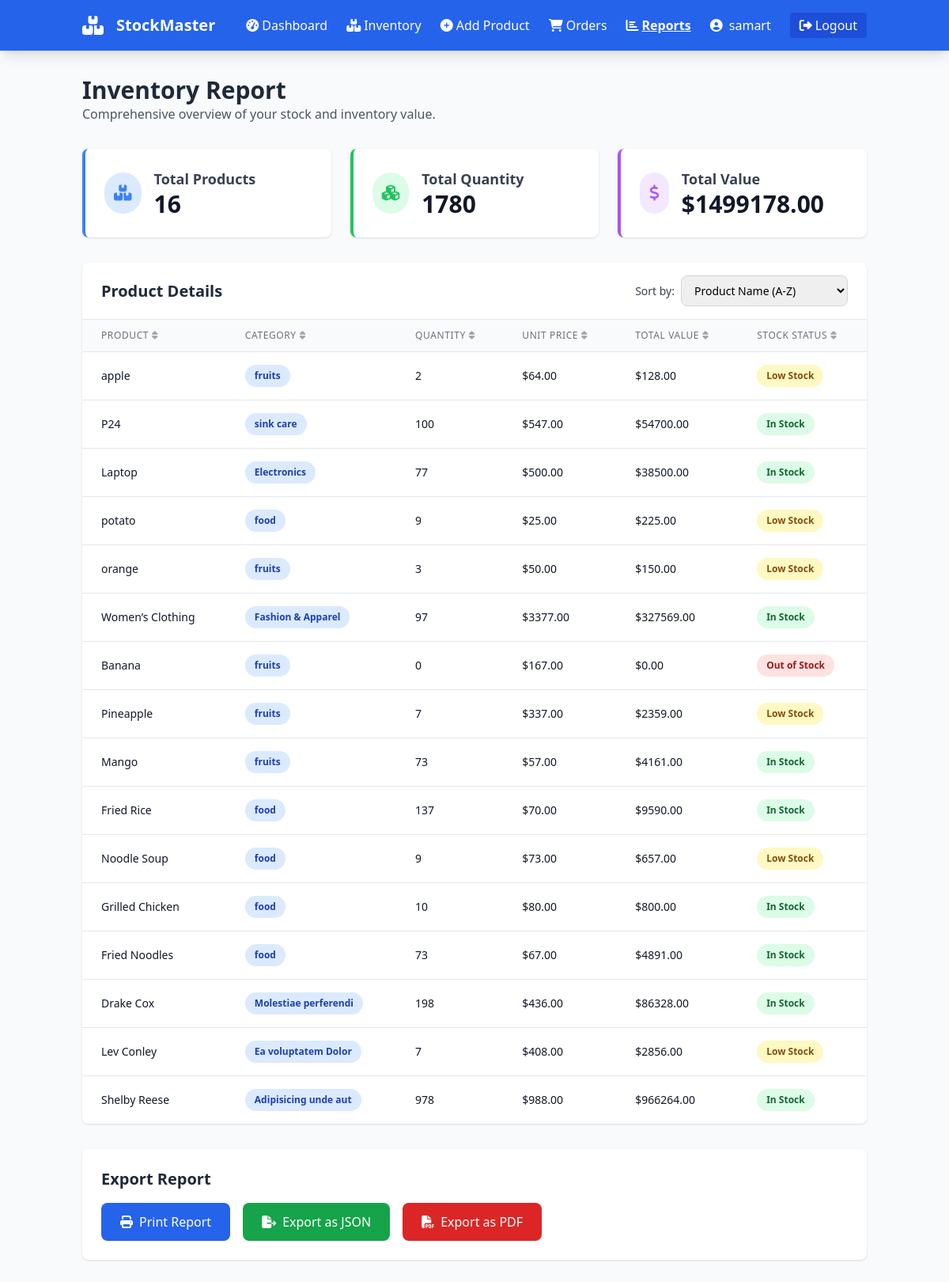
The page /report (signed in) on the database as committed earlier.
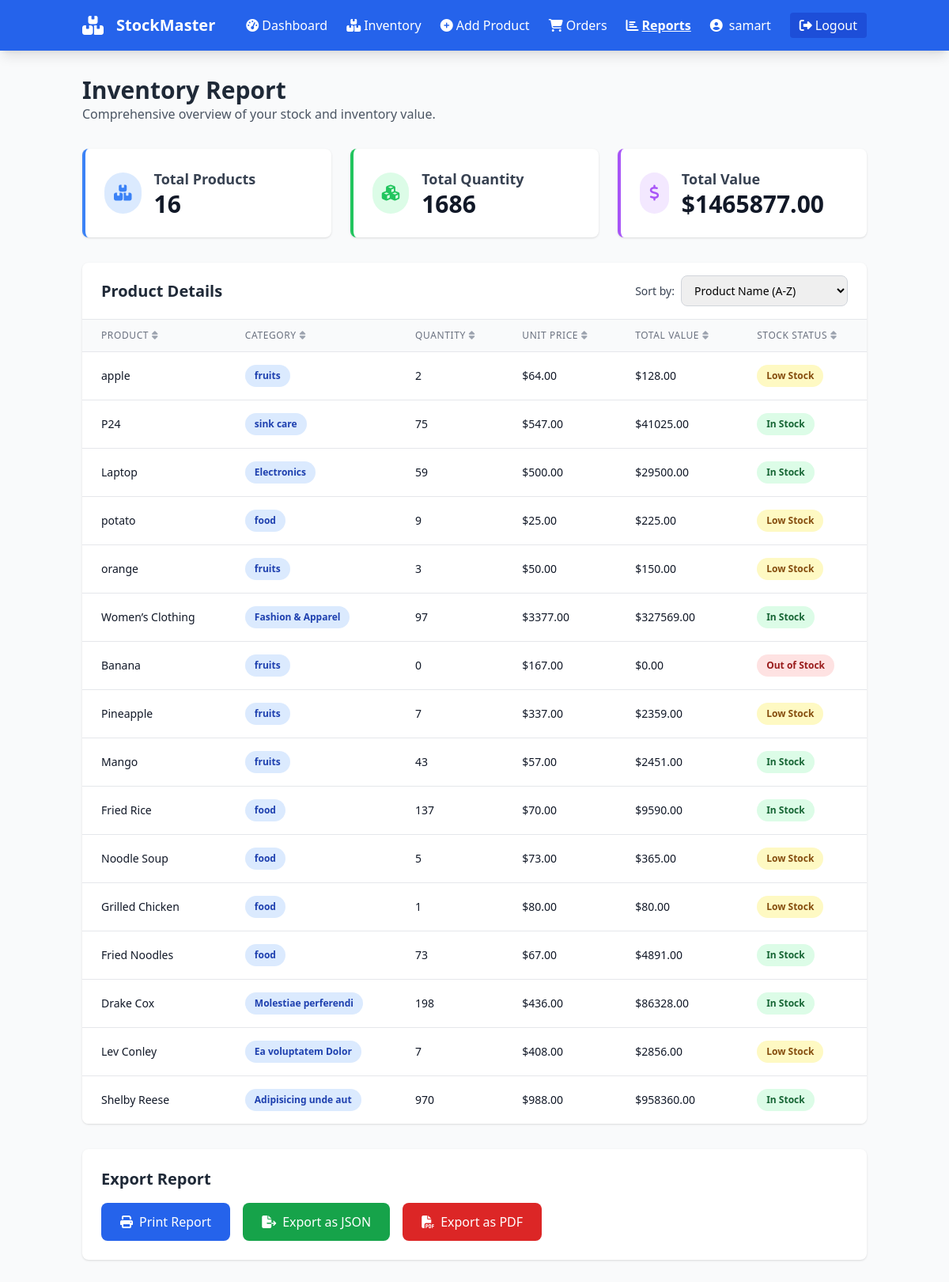
The same page on the database as committed later.
### models.py (models this page shows, shortened)
class Product(db.Model):
    id = db.Column(db.Integer, primary_key=True)
    name = db.Column(db.String(100), nullable=False)
    category = db.Column(db.String(50))
    quantity = db.Column(db.Integer, nullable=False)
    price = db.Column(db.Float, nullable=False)
    supplier = db.Column(db.String(100))
    description = db.Column(db.Text)
    created_at = db.Column(db.DateTime, default=datetime.utcnow)
    updated_at = db.Column(db.DateTime, default=datetime.utcnow, onupdate=datetime.utcnow)
    user_id = db.Column(db.Integer, db.ForeignKey('user.id'), nullable=False)

### app.py (the view)
@app.route('/report')
@login_required
def report():
    products = Product.query.filter_by(user_id=current_user.id).all()
    total_quantity = sum(product.quantity for product in products)
    total_value = sum(product.quantity * product.price for product in products)
    categories = {}
    for product in products:
        if product.category not in categories:
            categories[product.category] = {'count': 0, 'quantity': 0, 'value': 0}
        categories[product.category]['count'] += 1
        categories[product.category]['quantity'] += product.quantity
        categories[product.category]['value'] += product.quantity * product.price
    return render_template('report.html',
                         products=products,
                         total_quantity=total_quantity,
                         total_value=total_value,
                         categories=categories)

### app.py (called while the page is built)
@login_manager.user_loader
def load_user(user_id):
    return User.query.get(int(user_id))

### templates/report.html (shortened to what the changed rows need)
{% extends "base.html" %}
{% block content %}
<div class="mb-8">
    <h1 class="text-3xl font-bold text-gray-800">Inventory Report</h1>
</div>
<div class="grid grid-cols-1 md:grid-cols-3 gap-6 mb-8">
    <div class="bg-white rounded-lg shadow p-6 border-l-4 border-green-500">
        <div class="flex items-center">
            <div>
                <h3 class="text-lg font-semibold text-gray-700">Total Quantity</h3>
                <p class="text-3xl font-bold text-gray-900">{{ total_quantity }}</p>
            </div>
        </div>
    </div>
    <div class="bg-white rounded-lg shadow p-6 border-l-4 border-purple-500">
        <div class="flex items-center">
            <div>
                <h3 class="text-lg font-semibold text-gray-700">Total Value</h3>
                <p class="text-3xl font-bold text-gray-900">${{ "%.2f"|format(total_value) }}</p>
            </div>
        </div>
    </div>
</div>
<div class="bg-white rounded-lg shadow overflow-hidden mb-8">
    <div class="px-6 py-4 border-b border-gray-200 flex justify-between items-center">
        <h2 class="text-xl font-semibold text-gray-800">Product Details</h2>
    </div>
    <div class="overflow-x-auto">
        <table class="min-w-full divide-y divide-gray-200">
            <thead class="bg-gray-50">
                <tr>
                    <th scope="col" class="px-6 py-3 text-left text-xs font-medium text-gray-500 uppercase tracking-wider cursor-pointer hover:bg-gray-100 sort-header" data-sort="name">
                        <div class="flex items-center">
                            <span>Product</span>
                            <i class="fas fa-sort ml-1 text-gray-400"></i>
                        </div>
                    </th>
                    <th scope="col" class="px-6 py-3 text-left text-xs font-medium text-gray-500 uppercase tracking-wider cursor-pointer hover:bg-gray-100 sort-header" data-sort="category">
                        <div class="flex items-center">
                            <span>Category</span>
                            <i class="fas fa-sort ml-1 text-gray-400"></i>
                        </div>
                    </th>
                    <th scope="col" class="px-6 py-3 text-left text-xs font-medium text-gray-500 uppercase tracking-wider cursor-pointer hover:bg-gray-100 sort-header" data-sort="quantity">
                        <div class="flex items-center">
                            <span>Quantity</span>
                            <i class="fas fa-sort ml-1 text-gray-400"></i>
                        </div>
                    </th>
                    <th scope="col" class="px-6 py-3 text-left text-xs font-medium text-gray-500 uppercase tracking-wider cursor-pointer hover:bg-gray-100 sort-header" data-sort="price">
                        <div class="flex items-center">
                            <span>Unit Price</span>
                            <i class="fas fa-sort ml-1 text-gray-400"></i>
                        </div>
                    </th>
                    <th scope="col" class="px-6 py-3 text-left text-xs font-medium text-gray-500 uppercase tracking-wider cursor-pointer hover:bg-gray-100 sort-header" data-sort="value">
                        <div class="flex items-center">
                            <span>Total Value</span>
                            <i class="fas fa-sort ml-1 text-gray-400"></i>
                        </div>
                    </th>
                    <th scope="col" class="px-6 py-3 text-left text-xs font-medium text-gray-500 uppercase tracking-wider cursor-pointer hover:bg-gray-100 sort-header" data-sort="status">
                        <div class="flex items-center">
                            <span>Stock Status</span>
                            <i class="fas fa-sort ml-1 text-gray-400"></i>
                        </div>
                    </th>
                </tr>
            </thead>
            <tbody id="report-table-body" class="bg-white divide-y divide-gray-200">
                {% for product in products %}
                <tr class="hover:bg-gray-50 transition duration-300 report-row"
                    data-name="{{ product.name|lower }}"
                    data-category="{{ product.category|lower }}"
                    data-quantity="{{ product.quantity }}"
                    data-price="{{ product.price }}"
                    data-value="{{ product.quantity * product.price }}"
                    data-status="{{ 'out' if product.quantity == 0 else 'low' if product.quantity < 10 else 'in' }}">
                    <td class="px-6 py-4 whitespace-nowrap">
                        <div class="text-sm font-medium text-gray-900">{{ product.name }}</div>
                    </td>
                    <td class="px-6 py-4 whitespace-nowrap">
                        <span class="px-3 py-1 inline-flex text-xs leading-5 font-semibold rounded-full bg-blue-100 text-blue-800">
                            {{ product.category }}
                        </span>
                    </td>
                    <td class="px-6 py-4 whitespace-nowrap text-sm text-gray-900">{{ product.quantity }}</td>
                    <td class="px-6 py-4 whitespace-nowrap text-sm text-gray-900">${{ "%.2f"|format(product.price) }}</td>
                    <td class="px-6 py-4 whitespace-nowrap text-sm font-medium text-gray-900">${{ "%.2f"|format(product.quantity * product.price) }}</td>
                    <td class="px-6 py-4 whitespace-nowrap">
                        {% if product.quantity == 0 %}
                        <span class="px-3 py-1 inline-flex text-xs leading-5 font-semibold rounded-full bg-red-100 text-red-800">
                            Out of Stock
                        </span>
                        {% elif product.quantity < 10 %}
                        <span class="px-3 py-1 inline-flex text-xs leading-5 font-semibold rounded-full bg-yellow-100 text-yellow-800">
                            Low Stock
                        </span>
                        {% else %}
                        <span class="px-3 py-1 inline-flex text-xs leading-5 font-semibold rounded-full bg-green-100 text-green-800">
                            In Stock
                        </span>
                        {% endif %}
                    </td>
                </tr>
                {% endfor %}
            </tbody>
        </table>
    </div>
</div>
<div class="bg-white rounded-lg shadow p-6">
    <h2 class="text-xl font-semibold text-gray-800 mb-4">Export Report</h2>
</div>
{% endblock %}

Rows that differ between the two databases and show on the page:
changed Product "sink care": quantity "100" → "75"; product.quantity*product.price "54700.00" → "41025.00"
changed Product "Laptop": quantity "77" → "59"; product.quantity*product.price "38500.00" → "29500.00"
changed Product "Mango": quantity "73" → "43"; product.quantity*product.price "4161.00" → "2451.00"
changed Product "Noodle Soup": quantity "9" → "5"; product.quantity*product.price "657.00" → "365.00"
changed Product "Grilled Chicken": quantity "10" → "1"; product.quantity*product.price "800.00" → "80.00"; quantity "In Stock" → "Low Stock"
changed Product "Shelby Reese": quantity "978" → "970"; product.quantity*product.price "966264.00" → "958360.00"
Other text that changed with them:
{{ total_quantity }}: "1780" → "1686"
{{ "%.2f"|format(total_value) }}: "1499178.00" → "1465877.00"
